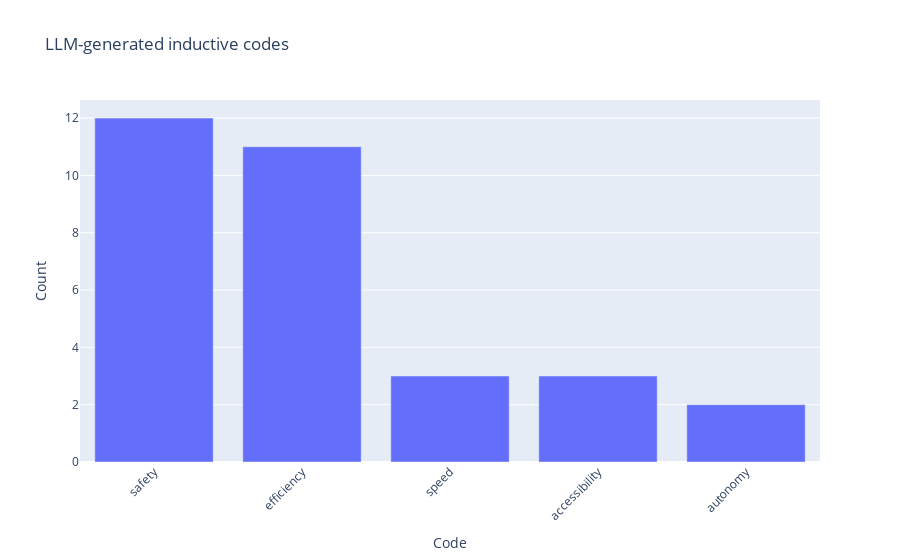

This figure's notebook cell:
### Code cell
import plotly.express as px


# @title
def plot_generated_codes(code_highlights, title):
    code_counts = [(code, len(highlights)) for code, highlights in code_highlights.items()]
    df_codes = pd.DataFrame(code_counts, columns=['Code', 'Count'])
    df_codes = df_codes.sort_values(by='Count', ascending=False).reset_index(drop=True)

    # Create a vertical bar plot using Plotly with angled x-axis labels
    fig = px.bar(df_codes, x='Code', y='Count', title=title)

    # Update layout to angle x-axis labels at 45 degrees
    fig.update_layout(xaxis_tickangle=-45)
    fig.show()

# Parse all codes and highlights in LLM output
plot_generated_codes(code_highlights_ded, 'LLM-generated inductive codes')

### Figure 1 — Plotly figure (JSON) as saved in the notebook; plotly's stock layout.template omitted (floating-point values rounded to 4 significant figures)
{"data": [{"alignmentgroup": "True", "hovertemplate": "Code=%{x}<br>Count=%{y}<extra></extra>", "legendgroup": "", "marker": {"color": "#636efa", "pattern": {"shape": ""}}, "name": "", "offsetgroup": "", "orientation": "v", "showlegend": false, "textposition": "auto", "type": "bar", "x": ["safety", "efficiency", "speed", "accessibility", "autonomy"], "xaxis": "x", "y": [12, 11, 3, 3, 2], "yaxis": "y"}], "layout": {"barmode": "relative", "legend": {"tracegroupgap": 0}, "title": {"text": "LLM-generated inductive codes"}, "xaxis": {"anchor": "y", "domain": [0, 1], "tickangle": -45, "title": {"text": "Code"}}, "yaxis": {"anchor": "x", "domain": [0, 1], "title": {"text": "Count"}}}}
